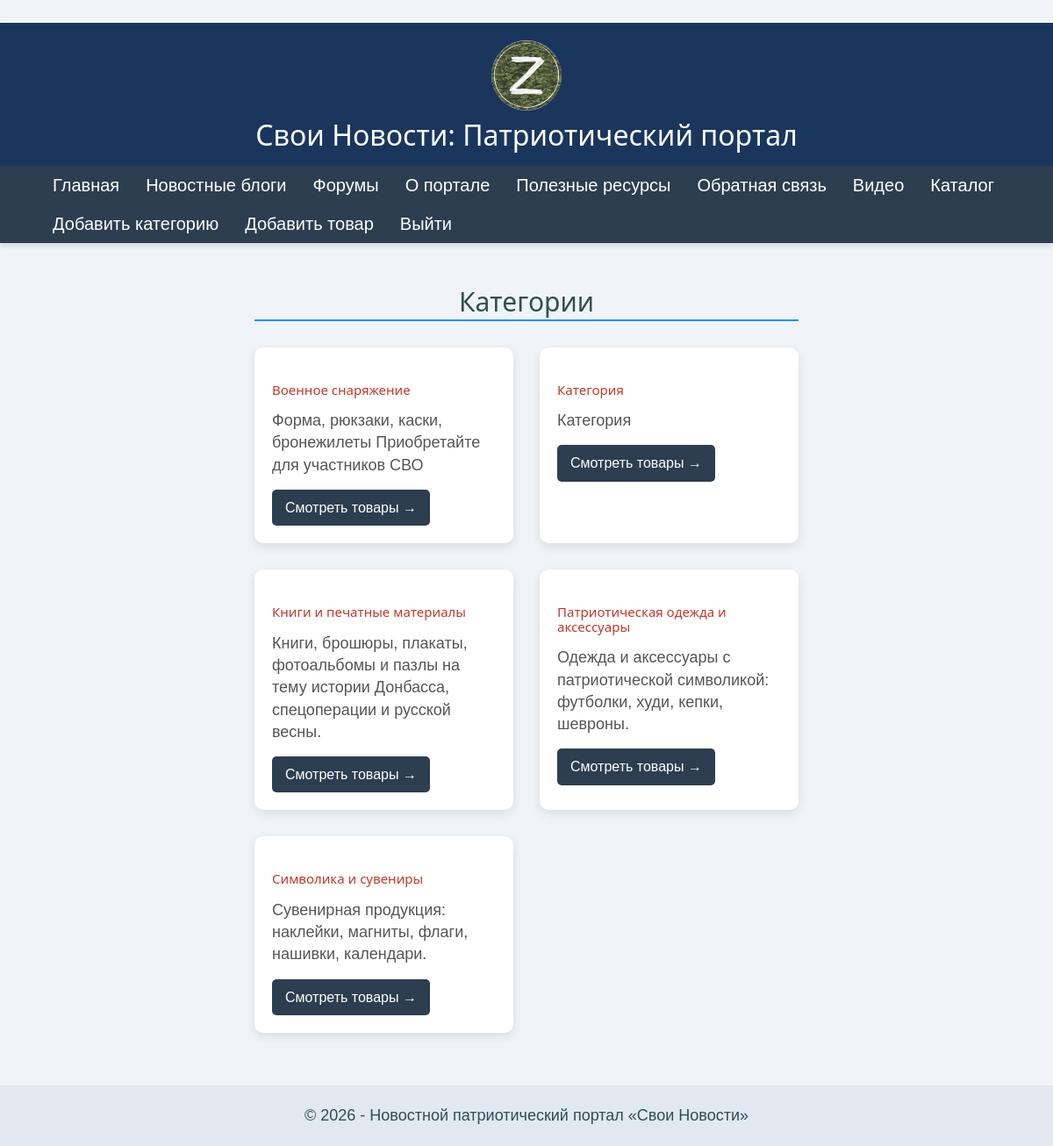
Page /category/ (signed in) on the committed database.
### app/models.py (models this page shows, shortened)
class Category(models.Model):
    title = models.CharField(max_length=100,verbose_name="Название категории каталога", unique = True)
    description = models.TextField(verbose_name="Описание категории каталога")
    class Meta:
        db_table = "Categories"
        ordering = ["title"]
        verbose_name = "Категории каталога"
        verbose_name_plural = "Категории каталога"

### app/views.py (the view)
# urls.py: path('category/', views.category, name='category'),
def category(request):
    assert isinstance(request, HttpRequest)
    categories = Category.objects.all()
    return render(
        request,
        'app/category.html',
        {
            'title':'Категории',
            'categories': categories,
            'year': datetime.now().year,
        }
    )

### app/templates/app/category.html
﻿{% extends "app/layout.html" %}
{% block content %}
<h2 class="page-title">{{ title }}</h2>
<div class="category-grid">
    {% for category in categories %}
    <div class="category-card">
        <h3 class="category-title">
            <a href="{% url 'category_elements' parametr=category.id %}">
                {{ category.title }}
            </a>
        </h3>
        <p class="category-description">{{ category.description|truncatewords:20 }}</p>
        <a href="{% url 'category_elements' parametr=category.id %}" class="btn-category">
            Смотреть товары →
        </a>
    </div>
    {% empty %}
    <p>Категории пока не добавлены.</p>
    {% endfor %}
</div>
{% endblock %}

### app/static/app/content/site.css (style rules this page uses)
﻿html, body { height: 100%; margin: 0; padding: 0; }
body { background-color: #f0f4f8; color: #333333; font-family: Arial; font-size: 16px; line-height: 1.6; min-height: 100vh; display: flex; flex-direction: column; }
a { color: dodgerblue; text-decoration: none; transition: color 0.2s ease; }
p { font-size: 18px; line-height: 1.6; color: darkslategray; }
h1, h2, h3, h4, h5, h6 { font-family: 'Segoe UI', Tahoma, Geneva, Verdana, sans-serif; }
h2.page-title, h2 { color: darkslategray; border-bottom: 2px solid dodgerblue; padding-bottom: 4px; margin-bottom: 16px; text-align: center; }
.category-grid { display: grid; grid-template-columns: repeat(auto-fill, minmax(280px, 1fr)); gap: 30px; margin: 30px 0; }
.category-card { background: #fff; border-radius: 10px; box-shadow: 0 4px 12px rgba(0,0,0,0.1); padding: 20px; transition: transform 0.2s; }
.category-title a { text-decoration: none; color: #c0392b; font-size: 1.5rem; }
.category-description { color: #555; line-height: 1.4; margin: 15px 0; }
.btn-category { display: inline-block; background: #2c3e50; color: white; padding: 8px 15px; border-radius: 5px; text-decoration: none; }

### rows in the picture
Category: title "Военное снаряжение", description "Форма, рюкзаки, каски, бронежилеты Приобретайте для участников СВО"
Category: title "Категория", description "Категория"
Category: title "Книги и печатные материалы", description "Книги, брошюры, плакаты, фотоальбомы и пазлы на тему истории Донбасса, спецоперации и русской весны."
Category: title "Патриотическая одежда и аксессуары", description "Одежда и аксессуары с патриотической символикой: футболки, худи, кепки, шевроны."
Category: title "Символика и сувениры", description "Сувенирная продукция: наклейки, магниты, флаги, нашивки, календари."

### other values in the picture
{{ title }} "Категории"
